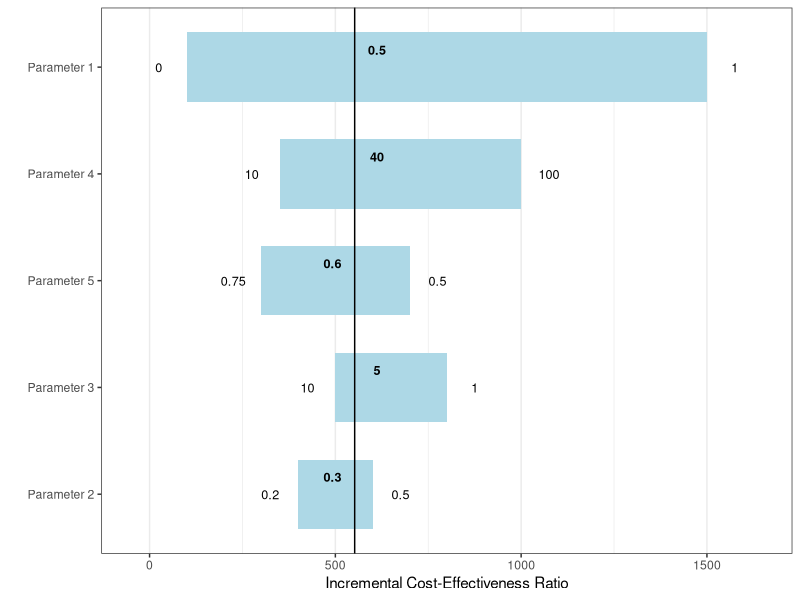
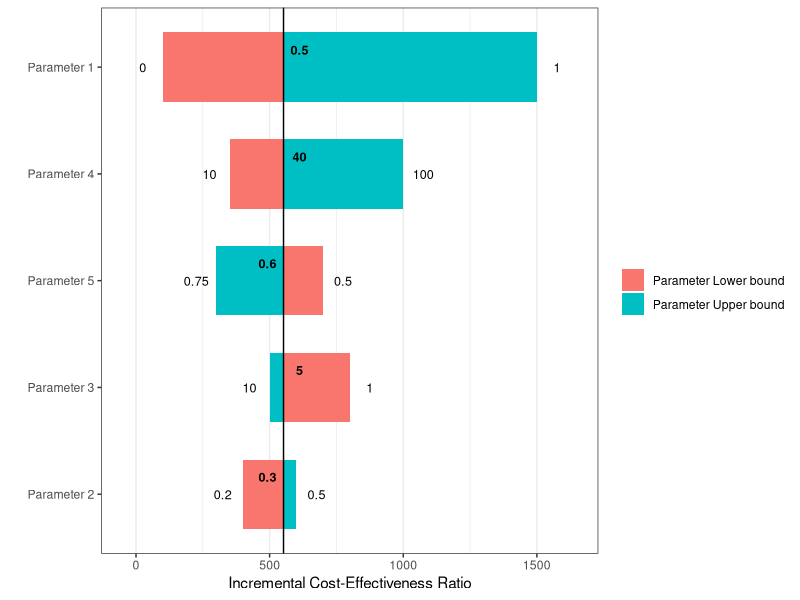
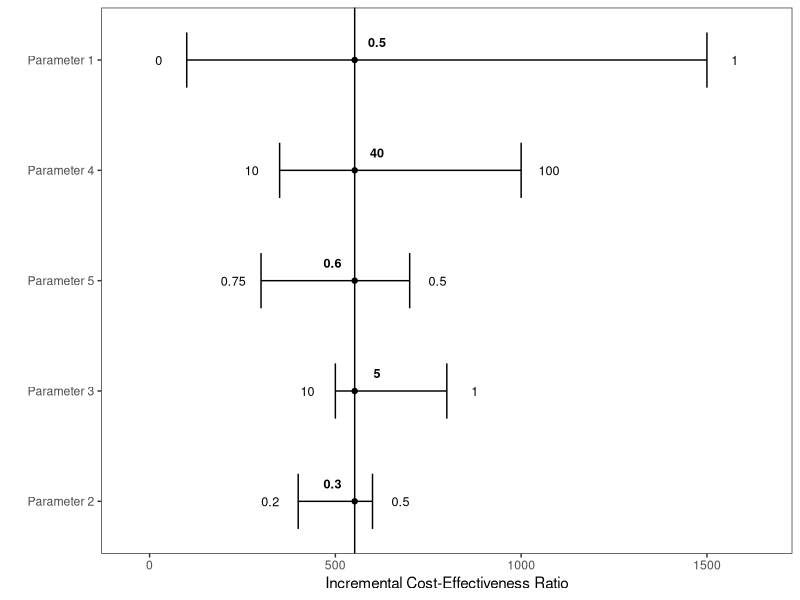
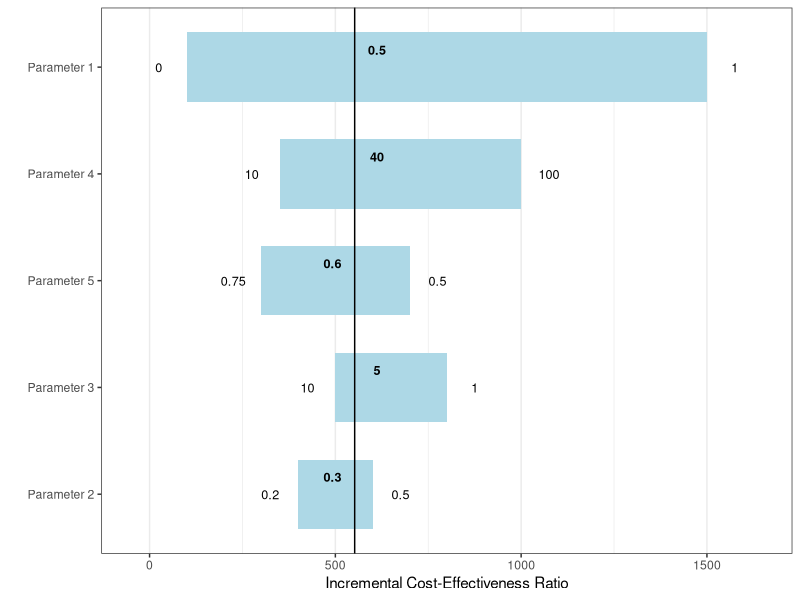
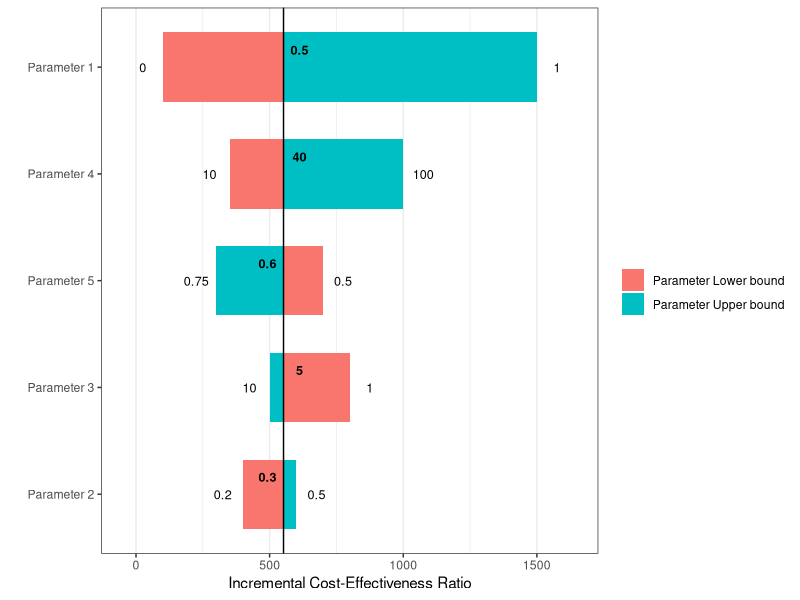
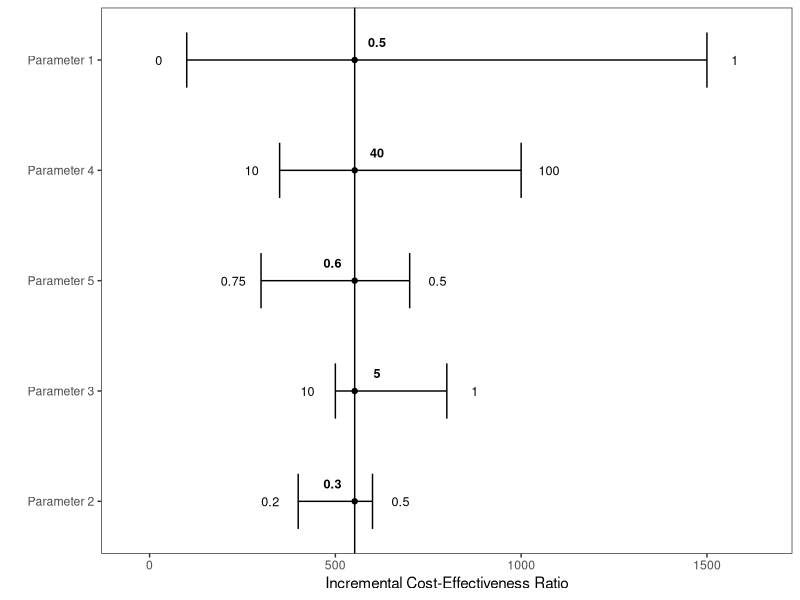

Generate these figures, in order, with R:
library(ggplot2)
library(dplyr)

#made up data - you'll use your own output from sensitivity analyses
icer_main <- 552 #icer when all params fixed at means (or medians)
#output from sensitivity analyses: each row represents a different parameter
output <- data.frame("param_min"=c(0, 0.2, 1, 10, 0.5), #min values of each of 5 parameters
                      "param_max"=c(1, 0.5, 10, 100, 0.75), #max values of each of 5 parameters
                      "icer_min"=c(100, 400, 800, 350, 700), #icer when each of 5 params are set at their mins and all others are set at their means (or medians)
                      "icer_max"=c(1500, 600, 500, 1000, 300), #icer when each of 5 params are set at their maxes and all others are set at their means (or medians)
                      "param_mean"=c(0.5, 0.3, 5, 40, 0.6), #param means (or medians)
                      "param_lab"=c("Parameter 1", "Parameter 2", "Parameter 3", "Parameter 4", "Parameter 5") #param name labels for graphing
)

#add in icer_main
output <- output %>% mutate(icer_main=icer_main)

#create param_lab2, a factor variable where the factor level is based on the size of the bar in the tornado diagram (icer_diff)
output <- output %>% mutate(icer_diff=abs(icer_max-icer_min))
output <- output %>% mutate(param_lab2=factor(param_lab, levels=output$param_lab[order(output$icer_diff)]))
#create variable for whether icer_max or icer_min is larger
output <- output %>% mutate(max=if_else(icer_max>icer_min, 1, -1))
#assign variable to position means on left or right side of vertical line
output <- output %>% mutate(right=if_else((pmax(icer_min, icer_max)-icer_main) >
                                            (icer_main-pmin(icer_min, icer_max)), 
                                          1, -1))                            

#tornado graph 
width <- 0.65 #use this to adjust the height of the bars
ggplot(output) + 
  geom_rect(aes(xmin=as.numeric(param_lab2)-width/2, 
                xmax=as.numeric(param_lab2)+width/2, 
                ymin=icer_min, ymax=icer_max), fill="light blue") +
  geom_hline(yintercept=icer_main) +
  geom_text(aes(x=as.numeric(param_lab2), y=icer_min-75*max,
                label=param_min), size=3.2) +
  geom_text(aes(x=as.numeric(param_lab2), y=icer_max+75*max,
                label=param_max), size=3.2) +
  geom_text(aes(x=as.numeric(param_lab2)+width/4, y=icer_main+60*right,
                label=param_mean), size=3.2,
            fontface="bold") +
  scale_x_continuous(breaks=as.numeric(unique(output$param_lab2)), 
                     labels=unique(output$param_lab2)) +
  scale_y_continuous(expand=expansion(mult=c(0.1, 0.1))) +
  labs(x="", y="Incremental Cost-Effectiveness Ratio") + 
  coord_flip() + theme_bw() + 
  theme(panel.grid.major.y=element_blank(), 
        panel.grid.minor.y=element_blank())
ggsave(filename="plot1.jpg", dpi=500, height=4, width=5)
#bold numbers on the graph indicate means (or medians), numbers at the ends of the bars indicate mins/maxes 
#vertical line indicates icer when all params fixed at means (or medians)
#explain all of this in the caption

#version of tornado graph with shading by whether param is min or max
ggplot(data=output) + 
  geom_rect(aes(xmin=as.numeric(param_lab2)-width/2, 
                xmax=as.numeric(param_lab2)+width/2, 
                ymin=icer_min, ymax=icer_main, fill="Parameter Lower bound")) +
  geom_rect(aes(xmin=as.numeric(param_lab2)-width/2, 
                xmax=as.numeric(param_lab2)+width/2, 
                ymin=icer_main, ymax=icer_max, fill="Parameter Upper bound")) +
  geom_hline(yintercept=icer_main) +
  geom_text(aes(x=as.numeric(param_lab2), y=icer_min-75*max,
                label=param_min), size=3.2) +
  geom_text(aes(x=as.numeric(param_lab2), y=icer_max+75*max,
                label=param_max), size=3.2) +
  geom_text(aes(x=as.numeric(param_lab2)+width/4, y=icer_main+60*right,
                label=param_mean), size=3.2,
            fontface="bold") +
  scale_x_continuous(breaks=as.numeric(unique(output$param_lab2)), 
                     labels=unique(output$param_lab2)) +
  scale_y_continuous(expand=expansion(mult=c(0.1, 0.1))) +
  labs(x="", y="Incremental Cost-Effectiveness Ratio", fill="") + 
  coord_flip() + theme_bw() + 
  theme(panel.grid.major.y=element_blank(), 
        panel.grid.minor.y=element_blank())
ggsave(filename="plot2.jpg", dpi=500, height=4, width=5)

#alternative version (points and errorbars)
ggplot(output) + 
  geom_point(aes(x=as.numeric(param_lab2)), y=icer_main) +
  geom_errorbar(aes(x=as.numeric(param_lab2), ymin=icer_min, ymax=icer_max),
                width=0.5) +
  geom_hline(yintercept=icer_main) +
  geom_text(aes(x=as.numeric(param_lab2), y=icer_min-75*max,
                label=param_min), size=3.2) +
  geom_text(aes(x=as.numeric(param_lab2), y=icer_max+75*max,
                label=param_max), size=3.2) +
  geom_text(aes(x=as.numeric(param_lab2)+width/4, y=icer_main+60*right,
                label=param_mean), size=3.2,
            fontface="bold") +
  scale_x_continuous(breaks=as.numeric(unique(output$param_lab2)), 
                     labels=unique(output$param_lab2)) +
  scale_y_continuous(expand=expansion(mult=c(0.1, 0.1))) +
  labs(x="", y="Incremental Cost-Effectiveness Ratio") + 
  coord_flip() + theme_bw() + 
  theme(panel.grid=element_blank())
ggsave(filename="plot3.jpg", dpi=500, height=4, width=5)
#bold numbers on the graph indicate means (or medians), numbers at the ends of the bars indicate mins/maxes 
#vertical line indicates icer when all params fixed at means (or medians)
#explain all of this in the caption